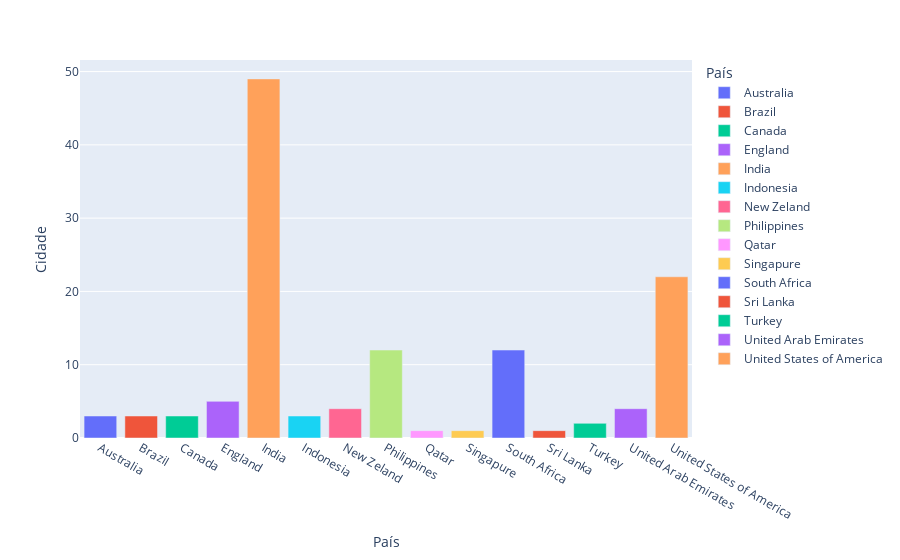

Source (notebook cell):
### Markdown cell above
<a id="546"></a>
## <b style="color:#D2BA9E; font-size:80%">2. <span style='color:#1F2E55'> Quantidade de Cidades Registradas por País</span></b>

### Code cell
cols = ['city','country']

aux = df2.loc[:, cols].groupby('country').nunique().reset_index()

fig = px.bar(aux, x='country', 
                  y='city', 
                  labels={'country': 'País', 'city': 'Cidade'}, 
                  color='country')

fig.show()

### Figure 1 — Plotly figure (JSON) as saved in the notebook; plotly's stock layout.template omitted (floating-point values rounded to 4 significant figures)
{"data": [{"alignmentgroup": "True", "hovertemplate": "País=%{x}<br>Cidade=%{y}<extra></extra>", "legendgroup": "Australia", "marker": {"color": "#636efa", "pattern": {"shape": ""}}, "name": "Australia", "offsetgroup": "Australia", "orientation": "v", "showlegend": true, "textposition": "auto", "type": "bar", "x": ["Australia"], "xaxis": "x", "y": [3], "yaxis": "y"}, {"alignmentgroup": "True", "hovertemplate": "País=%{x}<br>Cidade=%{y}<extra></extra>", "legendgroup": "Brazil", "marker": {"color": "#EF553B", "pattern": {"shape": ""}}, "name": "Brazil", "offsetgroup": "Brazil", "orientation": "v", "showlegend": true, "textposition": "auto", "type": "bar", "x": ["Brazil"], "xaxis": "x", "y": [3], "yaxis": "y"}, {"alignmentgroup": "True", "hovertemplate": "País=%{x}<br>Cidade=%{y}<extra></extra>", "legendgroup": "Canada", "marker": {"color": "#00cc96", "pattern": {"shape": ""}}, "name": "Canada", "offsetgroup": "Canada", "orientation": "v", "showlegend": true, "textposition": "auto", "type": "bar", "x": ["Canada"], "xaxis": "x", "y": [3], "yaxis": "y"}, {"alignmentgroup": "True", "hovertemplate": "País=%{x}<br>Cidade=%{y}<extra></extra>", "legendgroup": "England", "marker": {"color": "#ab63fa", "pattern": {"shape": ""}}, "name": "England", "offsetgroup": "England", "orientation": "v", "showlegend": true, "textposition": "auto", "type": "bar", "x": ["England"], "xaxis": "x", "y": [5], "yaxis": "y"}, {"alignmentgroup": "True", "hovertemplate": "País=%{x}<br>Cidade=%{y}<extra></extra>", "legendgroup": "India", "marker": {"color": "#FFA15A", "pattern": {"shape": ""}}, "name": "India", "offsetgroup": "India", "orientation": "v", "showlegend": true, "textposition": "auto", "type": "bar", "x": ["India"], "xaxis": "x", "y": [49], "yaxis": "y"}, {"alignmentgroup": "True", "hovertemplate": "País=%{x}<br>Cidade=%{y}<extra></extra>", "legendgroup": "Indonesia", "marker": {"color": "#19d3f3", "pattern": {"shape": ""}}, "name": "Indonesia", "offsetgroup": "Indonesia", "orientation": "v", "showlegend": true, "textposition": "auto", "type": "bar", "x": ["Indonesia"], "xaxis": "x", "y": [3], "yaxis": "y"}, {"alignmentgroup": "True", "hovertemplate": "País=%{x}<br>Cidade=%{y}<extra></extra>", "legendgroup": "New Zeland", "marker": {"color": "#FF6692", "pattern": {"shape": ""}}, "name": "New Zeland", "offsetgroup": "New Zeland", "orientation": "v", "showlegend": true, "textposition": "auto", "type": "bar", "x": ["New Zeland"], "xaxis": "x", "y": [4], "yaxis": "y"}, {"alignmentgroup": "True", "hovertemplate": "País=%{x}<br>Cidade=%{y}<extra></extra>", "legendgroup": "Philippines", "marker": {"color": "#B6E880", "pattern": {"shape": ""}}, "name": "Philippines", "offsetgroup": "Philippines", "orientation": "v", "showlegend": true, "textposition": "auto", "type": "bar", "x": ["Philippines"], "xaxis": "x", "y": [12], "yaxis": "y"}, {"alignmentgroup": "True", "hovertemplate": "País=%{x}<br>Cidade=%{y}<extra></extra>", "legendgroup": "Qatar", "marker": {"color": "#FF97FF", "pattern": {"shape": ""}}, "name": "Qatar", "offsetgroup": "Qatar", "orientation": "v", "showlegend": true, "textposition": "auto", "type": "bar", "x": ["Qatar"], "xaxis": "x", "y": [1], "yaxis": "y"}, {"alignmentgroup": "True", "hovertemplate": "País=%{x}<br>Cidade=%{y}<extra></extra>", "legendgroup": "Singapure", "marker": {"color": "#FECB52", "pattern": {"shape": ""}}, "name": "Singapure", "offsetgroup": "Singapure", "orientation": "v", "showlegend": true, "textposition": "auto", "type": "bar", "x": ["Singapure"], "xaxis": "x", "y": [1], "yaxis": "y"}, {"alignmentgroup": "True", "hovertemplate": "País=%{x}<br>Cidade=%{y}<extra></extra>", "legendgroup": "South Africa", "marker": {"color": "#636efa", "pattern": {"shape": ""}}, "name": "South Africa", "offsetgroup": "South Africa", "orientation": "v", "showlegend": true, "textposition": "auto", "type": "bar", "x": ["South Africa"], "xaxis": "x", "y": [12], "yaxis": "y"}, {"alignmentgroup": "True", "hovertemplate": "País=%{x}<br>Cidade=%{y}<extra></extra>", "legendgroup": "Sri Lanka", "marker": {"color": "#EF553B", "pattern": {"shape": ""}}, "name": "Sri Lanka", "offsetgroup": "Sri Lanka", "orientation": "v", "showlegend": true, "textposition": "auto", "type": "bar", "x": ["Sri Lanka"], "xaxis": "x", "y": [1], "yaxis": "y"}, {"alignmentgroup": "True", "hovertemplate": "País=%{x}<br>Cidade=%{y}<extra></extra>", "legendgroup": "Turkey", "marker": {"color": "#00cc96", "pattern": {"shape": ""}}, "name": "Turkey", "offsetgroup": "Turkey", "orientation": "v", "showlegend": true, "textposition": "auto", "type": "bar", "x": ["Turkey"], "xaxis": "x", "y": [2], "yaxis": "y"}, {"alignmentgroup": "True", "hovertemplate": "País=%{x}<br>Cidade=%{y}<extra></extra>", "legendgroup": "United Arab Emirates", "marker": {"color": "#ab63fa", "pattern": {"shape": ""}}, "name": "United Arab Emirates", "offsetgroup": "United Arab Emirates", "orientation": "v", "showlegend": true, "textposition": "auto", "type": "bar", "x": ["United Arab Emirates"], "xaxis": "x", "y": [4], "yaxis": "y"}, {"alignmentgroup": "True", "hovertemplate": "País=%{x}<br>Cidade=%{y}<extra></extra>", "legendgroup": "United States of America", "marker": {"color": "#FFA15A", "pattern": {"shape": ""}}, "name": "United States of America", "offsetgroup": "United States of America", "orientation": "v", "showlegend": true, "textposition": "auto", "type": "bar", "x": ["United States of America"], "xaxis": "x", "y": [22], "yaxis": "y"}], "layout": {"barmode": "relative", "legend": {"title": {"text": "País"}, "tracegroupgap": 0}, "margin": {"t": 60}, "xaxis": {"anchor": "y", "categoryarray": ["Australia", "Brazil", "Canada", "England", "India", "Indonesia", "New Zeland", "Philippines", "Qatar", "Singapure", "South Africa", "Sri Lanka", "Turkey", "United Arab Emirates", "United States of America"], "categoryorder": "array", "domain": [0, 1], "title": {"text": "País"}}, "yaxis": {"anchor": "x", "domain": [0, 1], "title": {"text": "Cidade"}}}}
